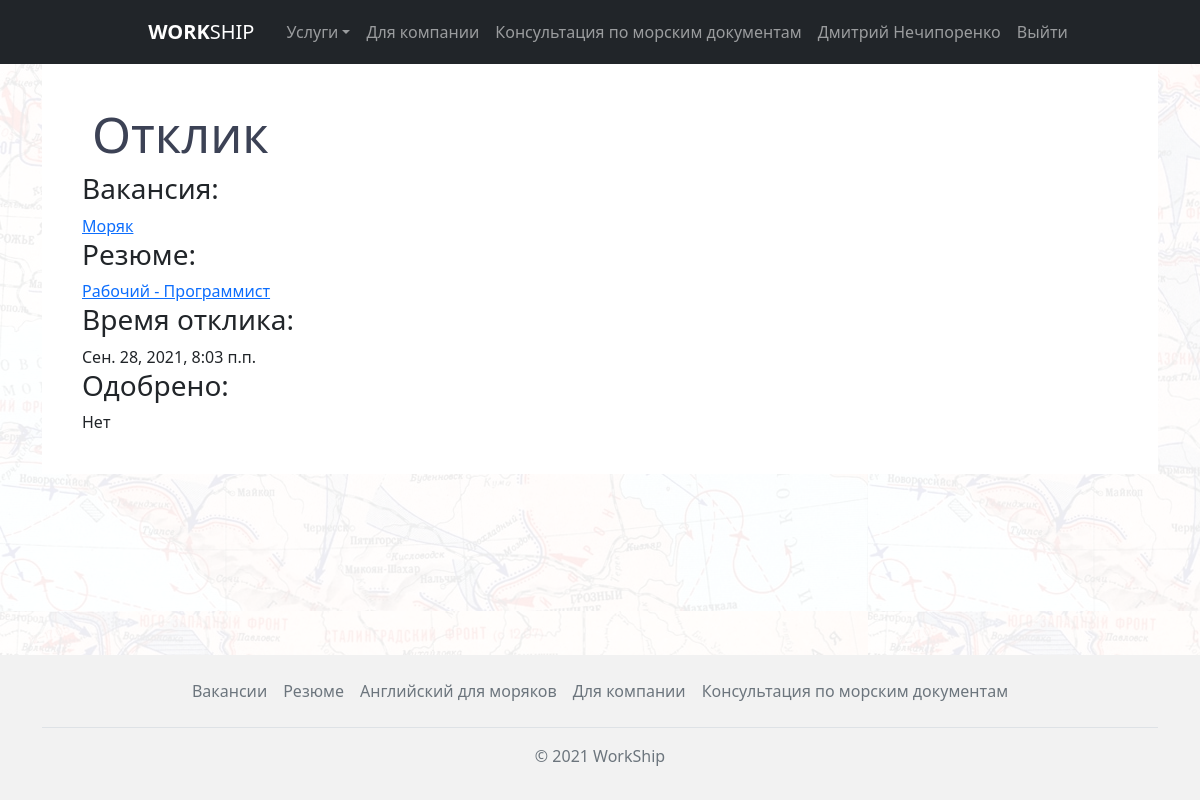
Page /vacancies/response/1/ (signed in) on the earlier database version.
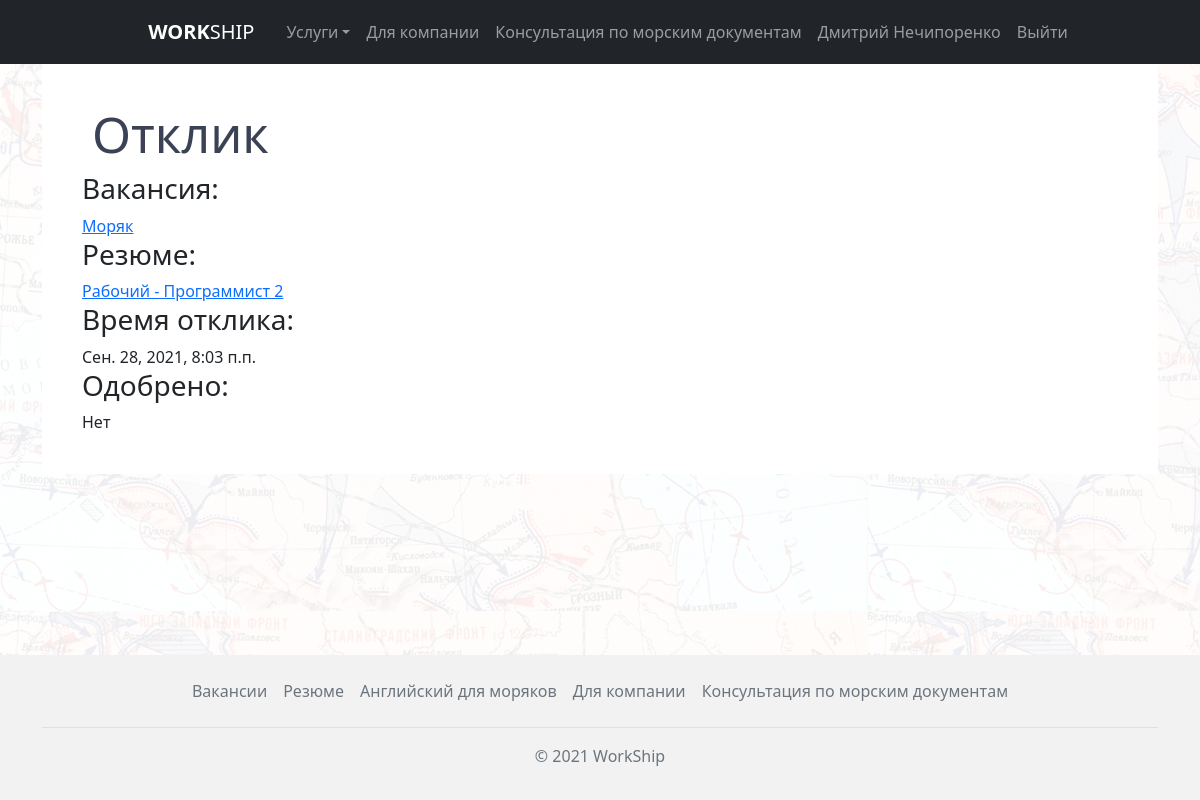
Same page on the later database version.
### vacancies/models.py (models this page shows, shortened)
class VacancyResponses(models.Model):
    vacancy = models.ForeignKey(Vacancy, on_delete=models.CASCADE)
    summary = models.ForeignKey(Summary, on_delete=models.CASCADE)
    time_create = models.DateTimeField('Дата создания', auto_now_add=True)
    new = models.BooleanField('Новый отклик', default=True)
    approved = models.BooleanField('Одобрен', default=False)
    from_company = models.BooleanField('Заявка от компании', default=True)
    class Meta:
        verbose_name = 'Отклик'
        verbose_name_plural = 'Отклики'
        ordering = ['-time_create']

class Vacancy(models.Model):
    user = models.ForeignKey(User, on_delete=models.CASCADE)
    title = models.CharField('Должность', max_length=255)
    salary = models.CharField('Зарплата', max_length=255)
    vessel_type = models.CharField('Тип судна', max_length=255, default="")
    date_start = models.DateField('Дата посадки')
    landing = models.CharField('Место посадки', max_length=255, default="")
    contract_term = models.CharField('Срок контракта', max_length=255, default="")
    image = models.ImageField(verbose_name='Изображение', upload_to=image_directory_path, storage=image_storage, default='defaultuser.png')
    time_create = models.DateTimeField('Дата создания', auto_now_add=True, null=True)
    time_update = models.DateTimeField('Дата изменения', auto_now=True, null=True)
    is_published = models.BooleanField('Публикация', default=True)
    def __str__(self):
        return self.title
    def get_absolute_url(self):
        return reverse('vacancies_detail', kwargs={'vacancy_id': self.pk})
    class Meta:
        verbose_name = 'Вакансия'
        verbose_name_plural = 'Вакансии'
        ordering = ['-time_create', 'title']

### summaries/models.py (models this page shows)
class Summary(models.Model):
    user = models.ForeignKey(User, on_delete=models.CASCADE)
    name = models.CharField('Название', max_length=255)
    job = models.CharField('Должность', max_length=255)
    city = models.CharField('Город', max_length=255)
    salary_min = models.CharField('Зарплата от', max_length=255)
    salary_max = models.CharField('Зарплата до', max_length=255)
    extra = models.TextField('Дополнительно', default='Без описания')
    image = models.ImageField(upload_to=image_directory_path, storage=image_storage, default='defaultuser.png')
    time_create = models.DateTimeField('Дата создания', auto_now_add=True, null=True)
    time_update = models.DateTimeField('Дата изменения', auto_now=True, null=True)
    is_published = models.BooleanField('Публикация', default=True)
    def __str__(self):
        return self.name + " - " + self.job
    def get_absolute_url(self):
        return reverse('summaries_detail', kwargs={'summary_id': self.pk})
    class Meta:
        verbose_name = 'Резюме'
        verbose_name_plural = 'Резюме'

### vacancies/views.py (the view)
# urls.py: path('response/<int:response_id>/', vacancies_response_detail, name='vacancies_response_detail'),
@login_required
def vacancies_response_detail(request, response_id):
    response = get_object_or_404(VacancyResponses, pk=response_id)
    context = {
        'response': response
    }
    return render(request, 'vacancies/vacancies_response_detail.html', context=context)

### vacancies/templates/vacancies/vacancies_response_detail.html (shortened to what this page needs)
{% extends 'main/layout.html' %}
{% block content %}
<div class="container">
      <div class="wrapper">
            <div class="vacancies__header">
            <h2>Отклик</h2>
            </div>
            <div class="row my-6">
                <div class="col-12 my-6">
                 <div class="vacancy__detail">
                    <div class="vacancy__text">
                        <div><h3>Вакансия: </h3><a href="{{ response.vacancy.get_absolute_url }}">{{ response.vacancy }}</a></div>
                        <div><h3>Резюме: </h3><a href="{{ response.summary.get_absolute_url }}">{{ response.summary }}</a></div>
                        <div><h3>Время отклика: </h3> {{ response.time_create }}</div>
                        <div><h3>Одобрено: </h3> {% if response.approved %} Да {% else %} Нет {% endif %}</div>
                    </div>
                </div>
            </div>
      </div>
</div>
{% endblock %}

Differences in the rows shown:
changed through a linked row, VacancyResponses "Моряк": summary "Рабочий - Программист" → "Рабочий - Программист 2"
